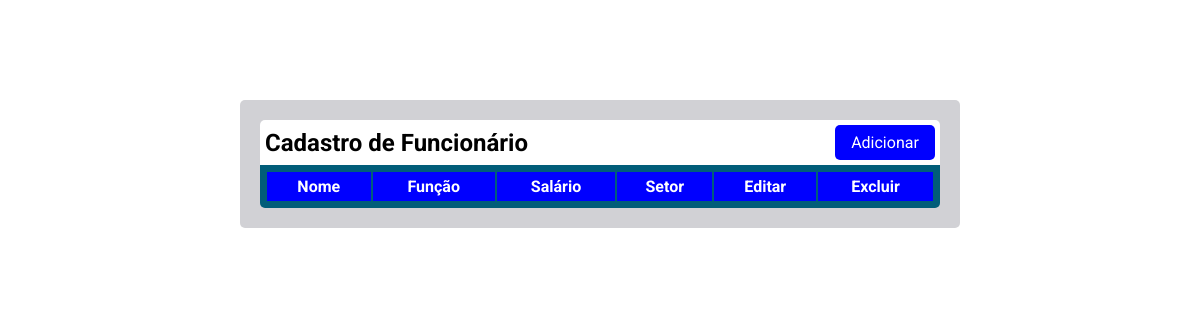
/, run on an earlier commit of the app's database.
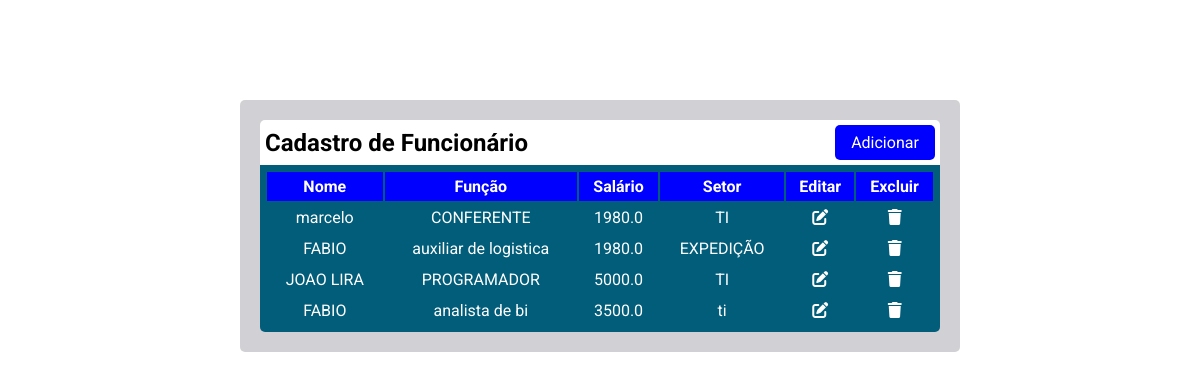
And on a later commit of the database.
### tables this page shows
CREATE TABLE funcionario (
               id INTEGER PRIMARY KEY AUTOINCREMENT,
               nome TEXT,
               funcao TEXT,
               salario FLOAT,
               setor TEXT);

### main.py (the view)
@app.route('/')
def index():
    lista = database.README()
    dados_formulario = request.form.to_dict()
    return render_template('index.html',lista=lista,dados=dados_formulario)

### database.py (called while the page is built)
def conexao():
    conect = sqlite3.connect('crud.db')
    cursor = conect.cursor()
    return cursor

def README():
    cursor = conexao()
    cursor.execute('SELECT * FROM funcionario')
    return cursor.fetchall()

### templates/index.html (shortened to what this page needs)
<!DOCTYPE html>
<html lang="pt-br">
<head>
    <link rel="stylesheet" href="https://cdnjs.cloudflare.com/ajax/libs/font-awesome/6.7.2/css/all.min.css" />
    <link rel="stylesheet" href="/static/style.css">
</head>
<body>
    <div class="container">
        <div class="header">
            <h2>Cadastro de Funcionário</h1>
            <button id="add" onclick="abrirModal()">Adicionar</button>
        </div>
        <div class="div-table">
            <table class="tabela">
                <thead >
                    <tr>
                        <th>Nome</th>
                        <th>Função</th>
                        <th>Salário</th>
                        <th>Setor</th>
                        <th>Editar</th>
                        <th>Excluir</th>
                    </tr>
                </thead>
                {% for i in lista %}
                <tr >
                    <td>{{i[1]}}</td>
                    <td>{{i[2]}}</td>
                    <td>{{i[3]}}</td>
                    <td>{{i[4]}}</td>
                    <td>
                        <form method="post" action="/select/{{i[0]}}">
                            <button type="submit" class="fa-solid fa-pen-to-square btn"></button>
                        </form>
                    </td>
                    <td>
                        <form method="post" action="/select/{{i[0]}}" >
                            <button class="fa-solid fa-trash btn"></button>
                        </form>
                    </td>
                </tr>
                {% endfor %}
            </table>
        </div>
    </div>
</body>
</html>

What changed in the data, as far as the page shows it:
added funcionario: nome "marcelo", funcao "CONFERENTE", salario "1980.0", setor "TI"
added funcionario: nome "FABIO", funcao "auxiliar de logistica", salario "1980.0", setor "EXPEDIÇÃO"
added funcionario: nome "JOAO LIRA", funcao "PROGRAMADOR", salario "5000.0", setor "TI"
added funcionario: nome "FABIO", funcao "analista de bi", salario "3500.0", setor "ti"
